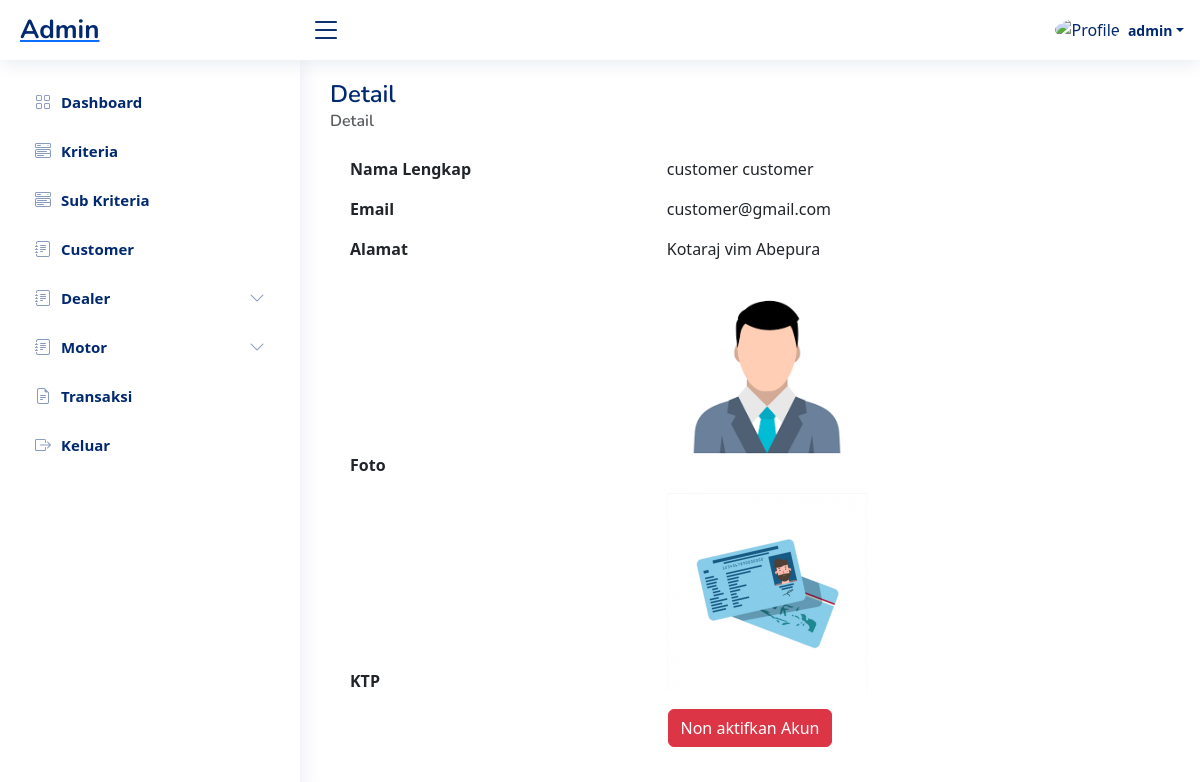
The app's page /admin/pendaftar-detail?id=p-4 (signed in) with its own data.
### tables this page shows
CREATE TABLE `pendaftaran` (
  `id_pendaftaran` char(10) NOT NULL,
  `nama_depan` varchar(250) NOT NULL,
  `nama_belakang` varchar(250) NOT NULL,
  `email` varchar(50) NOT NULL,
  `ktp` char(20) NOT NULL,
  `alamat_distrik` varchar(20) NOT NULL,
  `alamat_kelurahan` varchar(20) NOT NULL,
  `alamat_jalan` varchar(250) NOT NULL,
  `foto` char(20) NOT NULL,
  `status` char(1) NOT NULL,
  `role` char(1) NOT NULL,
  `dealer` varchar(20) NOT NULL,
  `password` varchar(250) NOT NULL
);

### admin/pendaftar-detail.php (the view, shortened to what this page needs)
<?php
   require_once('includes/session-conn.php');
   include('includes/header.php');
   include('includes/sidebar.php');
   $id = $_GET['id'];
   $pendaftar =mysqli_query($conn,"SELECT * FROM pendaftaran WHERE id_pendaftaran = '$id' ");
   $data = mysqli_fetch_all($pendaftar, MYSQLI_ASSOC);
?>
  <main id="main" class="main">
    <div class="pagetitle">
      <h1>Detail </h1>
      <nav>
        <ol class="breadcrumb">
          <li class="breadcrumb-item active">Detail</li>
        </ol>
      </nav>
    </div>
    <section class="section dashboard">
    <div class="container">
      <div class="row">
        <div class="col-12">
          <div class="table-responsive">
            <table id="" class="table  table-hover table-borderless ">
              <thead>
                <tr class="">
                  <th scope="col">Nama Lengkap</th>
                  <td><?= $data[0]['nama_depan'] .' '.$data[0]['nama_belakang']?></td>
                </tr>
                <tr class="">
                  <th scope="col">Email</th>
                  <td><?= $data[0]['email']?></td>
                </tr>
                <tr class="">
                  <th scope="col">Alamat</th>
                  <td><?= $data[0]['alamat_jalan'].' '.$data[0]['alamat_kelurahan'].' '.$data[0]['alamat_distrik']?></td>
                </tr>
                <tr class="">
                  <th scope="col">Foto</th>
                  <td>
                        <?php if($data[0]['foto'] == null): ?>
                        <img src="../assets/img/person.png" width="200" alt="foto" srcset="">
                        <?php else : ?>
                        <img src="../assets/img/data/<?= $data[0]['foto']?>" width="200" alt="foto" srcset="">
                        <?php endif; ?>
                    </td>
                </tr>
                <tr class="">
                  <th scope="col">KTP</th>
                  <td class="">
                        <?php if($data[0]['ktp'] == null): ?>
                        <img src="../assets/img/ktp.png" width="200" alt="ktp" srcset="">
                        <p>Belum Ada</p>
                        <?php else : ?>
                        <img src="../assets/img/data/<?= $data[0]['ktp']?>" width="200" alt="ktp" srcset="">
                        <?php endif; ?>
                    </td>
                </tr>
                <tr class="">
                  <td colspan="2" class="text-center mt-5">
                    <?php  if($data[0]['status'] == 0): ?>
                        <form action="" method="post">
                            <input type="hidden" name="status" value="1">
                            <button type="submit" name="submit" class="btn btn-success">Aktifkan Akun</button>
                        </form>
                             <?php elseif($data[0]['status'] == 1): ?>
                            <form action="" method="post">
                                <button type="submit" name="submit" class="btn btn-danger">Non aktifkan Akun</button>
                            </form>
                    <?php endif; ?>
                    </td>
                </tr>
              </thead>
            </table>
          </div>
        </div>
      </div>
    </div>
    </section>
  </main>
  <?php
   include('includes/footer.php');
?>

### admin/assets/css/style.css (style rules this page uses)
:root { scroll-behavior: smooth; }
body { font-family: "Open Sans", sans-serif; background: #f6f9ff; color: #444444; }
h1, h2, h3, h4, h5, h6 { font-family: "Nunito", sans-serif; }
#main { margin-top: 60px; padding: 20px 30px; transition: all 0.3s; }
.pagetitle { margin-bottom: 10px; }
.pagetitle h1 { font-size: 24px; margin-bottom: 0; font-weight: 600; color: #012970; }
.breadcrumb { font-size: 14px; font-family: "Nunito", sans-serif; color: #899bbd; font-weight: 600; }
.breadcrumb .breadcrumb-item::before { color: #899bbd; }
.breadcrumb .active { color: #51678f; font-weight: 600; }
@media (min-width: 1200px) { #main, #footer { margin-left: 300px; } }

### records on screen
pendaftaran: nama_depan "customer", nama_belakang "customer", email "customer@gmail.com", alamat_jalan "Kotaraj", alamat_kelurahan "vim", alamat_distrik "Abepura", foto (picture), ktp (picture)

### other values on screen
$_SESSION['nama_depan'] "admin"
